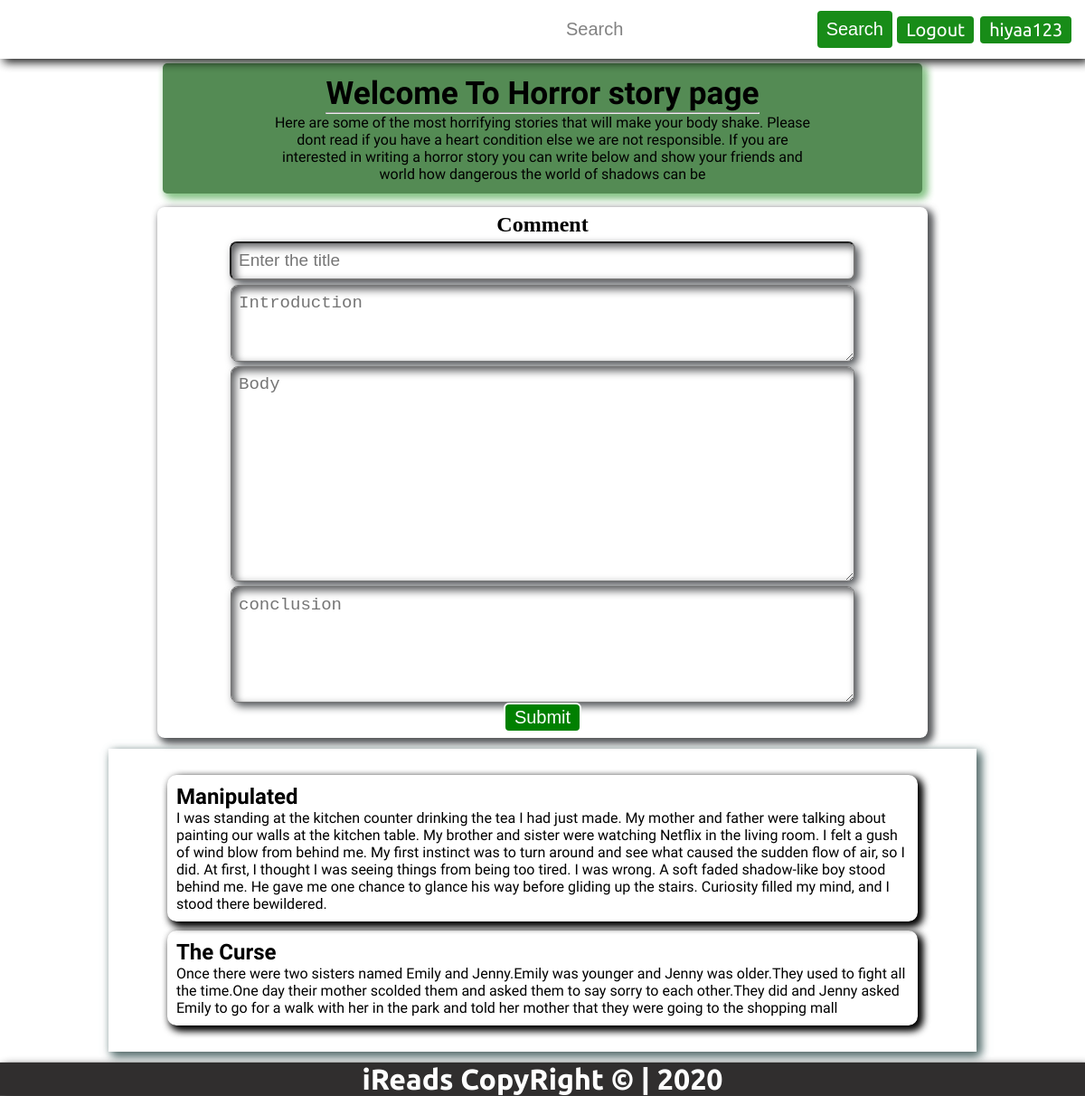
The app's page /threadlist?cat=story&&type=2 with its own data.
### iReads/models.py (models this page shows, shortened)
class StoriesThreads(models.Model):
    id=models.AutoField(primary_key=True)
    type=models.ForeignKey("StoriesCat", on_delete=models.CASCADE)
    author=models.CharField(max_length=100,default="skrb7f16")
    name=models.CharField(max_length=100)
    head=models.TextField()
    body=models.TextField()
    conclusion=models.TextField()

class StoriesCat(models.Model):
    id=models.AutoField(primary_key=True)
    catName=models.CharField(max_length=25)
    catDesc=models.TextField()

### iReads/views.py (the view, shortened to what this page needs)
# urls.py: path('threadlist', views.threadlist,name='threadlist' ),
def threadlist(request):
    cat = request.GET.get('cat')
    type = int(request.GET.get('type'))
    if(cat == "story"):
        stories = StoriesThreads.objects.filter(type=type)
        if(len(stories) != 0):
            content = {"content": stories,
                        "typeof": "story",
                       "url": '/thread?cat={{typeof}}&&id={{con.id}}',
                       "buttons":BUTTONS
                       }
        else:
            desc = StoriesCat.objects.filter(id=type).first()
            content = {"content": [{"name": "No story found. be first to add", "type": {
                "catName": desc, "catDesc": desc.catDesc}}], "typeof": "story", "url": "/",
                "buttons":BUTTONS}
        return render(request, 'threadlist.html', content)
    else:
        return redirect(index)

### templates/threadlist.html (shortened to what this page needs)
{% extends 'basic.html' %}
{% block userButtonNav %}
{{buttons|safe}}
{% endblock userButtonNav %}
{% load static %}
{% block body %}
    <div class=" container jumbotron text-center">
        <div class="head">
            <h1 class="large-text">Welcome To {{content.0.type.catName}} {{typeof}} page</h1>
            <hr>
        </div>
        <div class="body">
            {{content.0.type.catDesc}}
        </div>
    </div>
    <form action="submitPost?type={{typeof}}&&cat={{content.0.type.catName}}" class="form-group" method="POST">
        <h2>Comment </h2>
        <input type="text" name="title" placeholder="Enter the title" required>
        <textarea name="intro" id="intro" cols="30" rows="3" placeholder="Introduction" required></textarea>
        <textarea name="body" id="body" cols="30" rows="10" placeholder="Body" required></textarea>
        <textarea name="conclusion" id="conclusion" cols="30" rows="5" placeholder="conclusion" required></textarea>
        <button class="btn">Submit</button>
    </form>
    <section id="threadlist">
        <ul class="posts">
        {% for con in content %}
            <li class="post">
                <h2><a href="/thread?cat={{typeof}}&&id={{con.id}}">{{con.name}}</a></h2>
                <p class="content">{{con.head}}</p>
            </li>
            {% endfor %}
        </ul>
    </section>
{% endblock body %}

### static/css/navbar.css (style rules this page uses)
* { margin: 0; padding: 0; }
.right-side a { display: block; padding: 3px 10px; text-decoration: none; margin-left:3px ; }
.btn { font-size: 20px; padding: 3px 10px; border-radius: 6px; outline: none; color: white; background-color: green; border: 2px solid; cursor: pointer; }
.large-text { font-size: 2.2rem; }

### static/css/main.css (style rules this page uses)
.container { display: flex; width: 80%; padding: 1% 10%; justify-content: center; align-items: center; flex-wrap: wrap; }
.text-center { text-align: center; }
.jumbotron { background-color: rgb(84, 139, 84); width: 50%; height: fit-content; border-radius: 5px; margin: auto; margin-top: 5px; box-shadow: 4px 4px 10px rgb(137, 197, 137), 4px 4px 10px rgb(137, 197, 137); font-family: 'Pangolin', cursive; }
#threadlist { margin: 1% 10%; padding: 2% 5%; width: fit-content; height: fit-content; justify-content: center; align-items: center; display: flex; box-shadow: 4px 4px 10px rgb(91, 109, 107), 4px 4px 10px rgb(121, 151, 155); }
.posts { list-style: none; display: flex; align-items: center; justify-content: center; flex-direction: column; font-family: 'Anonymous Pro', monospace; }
.posts .post { margin: 5px; border-radius: 10px; padding: 10px; box-shadow: 4px 4px 10px black, 4px 4px 10px black; }
.posts a { color: black; text-decoration: none; }
.form-group { display: flex; justify-content: center; align-items: center; margin: auto; width: 70%; border-radius: 8px; padding: 0.5%; flex-direction: column; margin-top: 15px; box-shadow: 4px 4px 10px rgb(87, 88, 90), 4px 4px 10px rgb(75, 78, 82); }
.form-group input, .form-group textarea { outline: none; width: 80%; padding: 1%; border-radius: 8px; margin-top: 5px; box-shadow: inset 4px 4px 10px rgb(87, 88, 90), 4px 4px 10px rgb(75, 78, 82); display: flex; font-size: 19px; }

### static/css/phone.css (style rules this page uses)
.right-side .btn { font-size: 15px; }
.container { flex-direction: column; margin: auto; }
.jumbotron { padding: 0 0; width: 80vw; margin: auto; }
.jumbotron .head, .jumbotron .body { width: 50vw; }
#threadlist { width: fit-content; }
#threadlist .posts { width: 100%; }
#threadlist .posts .post { width: 100%; }
.form-group { width: 80%; }
.form-group input, .form-group textarea { width: 80%; box-shadow: inset 2px 2px 5px rgb(87, 88, 90), 2px 2px 5px rgb(75, 78, 82); }

### records on screen
StoriesThreads: type.catName "Horror", type.catDesc "Here are some of the most horrifying stories that will make your body shake. Please dont read if you have a heart condition else we are not responsible. If you are interested in writing a horror story you can write below and show your friends and world how dangerous the world of shadows can be", name "Manipulated", head "I was standing at the kitchen counter drinking the tea I had just made. My mother and father were talking about painting our walls at the kitchen table. My brother and sister were watching Netflix in the living room. I felt a gush of wind blow from behind me. My first instinct was to turn around and see what caused the sudden flow of air, so I did. At first, I thought I was seeing things from being too tired. I was wrong. A soft faded shadow-like boy stood behind me. He gave me one chance to glance his way before gliding up the stairs. Curiosity filled my mind, and I stood there bewildered."
StoriesThreads: name "The Curse", head "Once there were two sisters named Emily and Jenny.Emily was younger and Jenny was older.They used to fight all the time.One day their mother scolded them and asked them to say sorry to each other.They did and Jenny asked Emily to go for a walk with her in the park and told her mother that they were going to the shopping mall"

### other values on screen
{{ buttons|safe }} "Logout hiyaa123"
{{ typeof }} "story"
